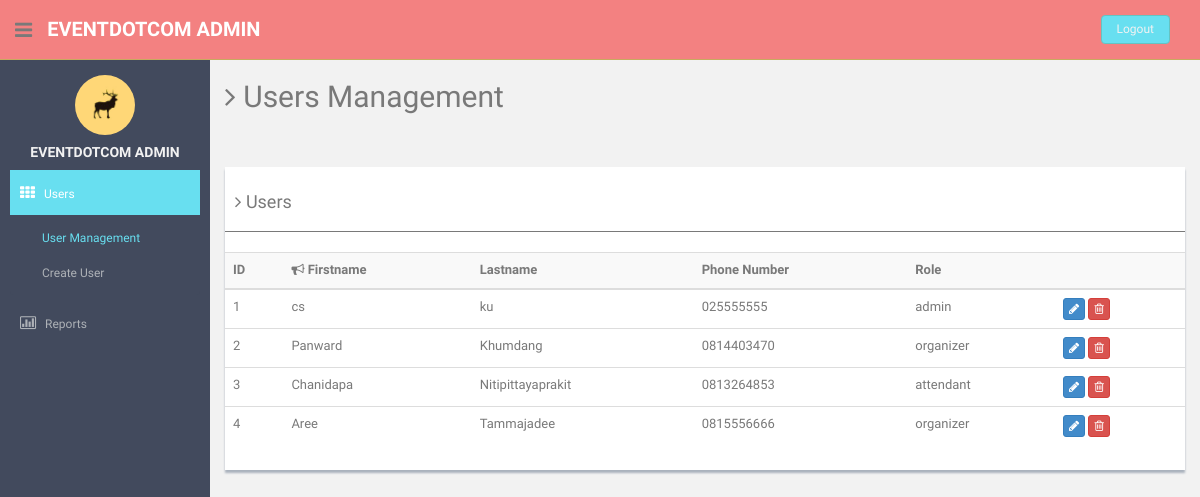
The app's page /UserManage.php, older data.
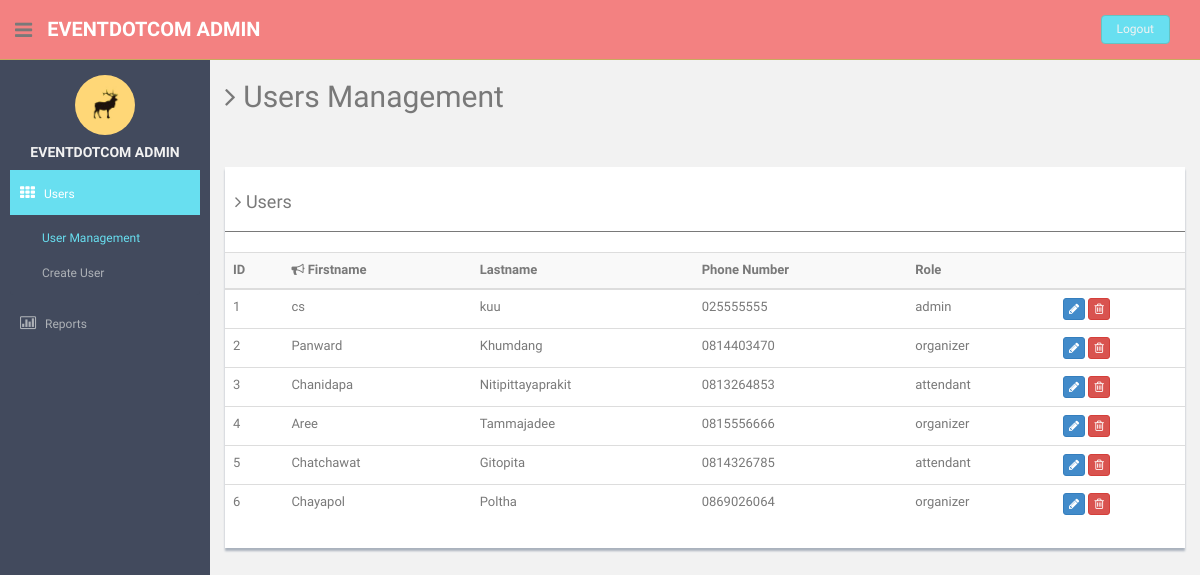
The same page, newer data.
### tables this page shows
CREATE TABLE `users` (
  `userid` int(11) NOT NULL,
  `type` varchar(10) DEFAULT NULL,
  `fname` varchar(50) DEFAULT NULL,
  `lname` varchar(50) DEFAULT NULL,
  `address` varchar(200) DEFAULT NULL,
  `phoneno` varchar(15) DEFAULT NULL,
  `email` varchar(50) DEFAULT NULL,
  `pwd` varchar(1000) DEFAULT NULL,
  `uname` varchar(20) DEFAULT NULL,
  `ustatus` tinyint(1) DEFAULT NULL,
  `confirmcode` int(11) DEFAULT NULL,
  `gender` varchar(6) DEFAULT NULL,
  `birthday` date DEFAULT NULL
);

### DBconnect01.php (called while the page is built, shortened)
<?php
	 class DBconnect
	 {
	private $servername = "localhost";
  	private $usernamedb = "root";
  	private $passworddb = "";
  	private $dbname = "eventdotcom";
  	private $connection = null;
  	function __construct(){
    	try {
      	$this->connection = new PDO("mysql:host=$this->servername;dbname=$this->dbname", $this->usernamedb, $this->passworddb);
      	$this->connection->setAttribute(PDO::ATTR_ERRMODE, PDO::ERRMODE_EXCEPTION);
    	}
    	catch(PDOException $e) {
        	echo "Error: " . $e->getMessage();
    	}
  	}
	 	function select($selected, $table, $clause){
	 		$count = 0;
	 		$result= [];
			foreach($this->connection->query("SELECT ". $selected ." FROM " .$table. " " .$clause) as $row) {
		    	$result[$count]= $row;
		    	$count+=1;
			}
			return $result;
	 	}
	 }
 ?>

### UserManage.php (the view, shortened to what the changed rows need)
<!DOCTYPE html>
<html lang="en">
  <head>
    <link href="assets/css/bootstrap.css" rel="stylesheet">
    <link href="assets/font-awesome/css/font-awesome.css" rel="stylesheet" />
    <link href="assets/css/style.css" rel="stylesheet">
    <link href="assets/css/style-responsive.css" rel="stylesheet">
    <?php
     include 'DBconnect01.php';
    $connection  = new DBconnect();
    $result = $connection->select('*','users','');
    ?>
  </head>
  <body>
  <section id="container" >
      <section id="main-content">
          <section class="wrapper">
            <h2><i class="fa fa-angle-right"></i> Users Management</h2>
            <br>
              <div class="row mt">
                  <div class="col-md-12">
                      <div class="content-panel">
                              <table class="table table-striped table-advance table-hover" id = "myTable">
                                  <tr>
                                      <th> ID</th>
                                      <th><i class="fa fa-bullhorn"></i> Firstname</th>
                                      <th class="hidden-phone"></i> Lastname</th>
                                      <th> Phone Number</th>
                                      <th><i ></i> Role</th>
                                      <th></th>
                                  </tr>
                                  <tbody>
                                    <?php foreach ($result as $row) {  ?>
                                    <form method ="POST" >
                                        <tr>
                                          <td>
                                            <input hidden=true name='id' value="<?php echo $row['userid']?>"> <?php echo $row['userid'] ?>
                                          </td>
                                          <td><?php echo $row['fname'] ?></td>
                                          <td><?php echo $row['lname'] ?></td>
                                          <td><?php echo $row['phoneno'] ?></td>
                                          <td><?php echo $row['type'] ?></td>
                                          <td>
                                            <button class="btn btn-primary btn-xs" type="submit" name="edit" formaction ="editUser.php"><i class="fa fa-pencil" ></i>
                                            </button>
                                            <button class="btn btn-danger btn-xs" type="submit" name="del" action="<?php echo htmlspecialchars($_SERVER["PHP_SELF"]);?>" ><i class="fa fa-trash-o "></i>
                                            </button>
                                          </td>
                                      </tr>
                                </form>
                                    <?php  } ?>
                                  </tbody>
                              </table>
                      </div>
                  </div>
              </div>
    </section><! --/wrapper -->
      </section>
  </section>
  </body>
</html>

Row changes from the older to the newer data that the page shows:
changed users "cs": lname "ku" → "kuu"
added users: userid "5", fname "Chatchawat", lname "Gitopita", phoneno "0814326785", type "attendant"
added users: userid "6", fname "Chayapol", lname "Poltha", phoneno "0869026064", type "organizer"
